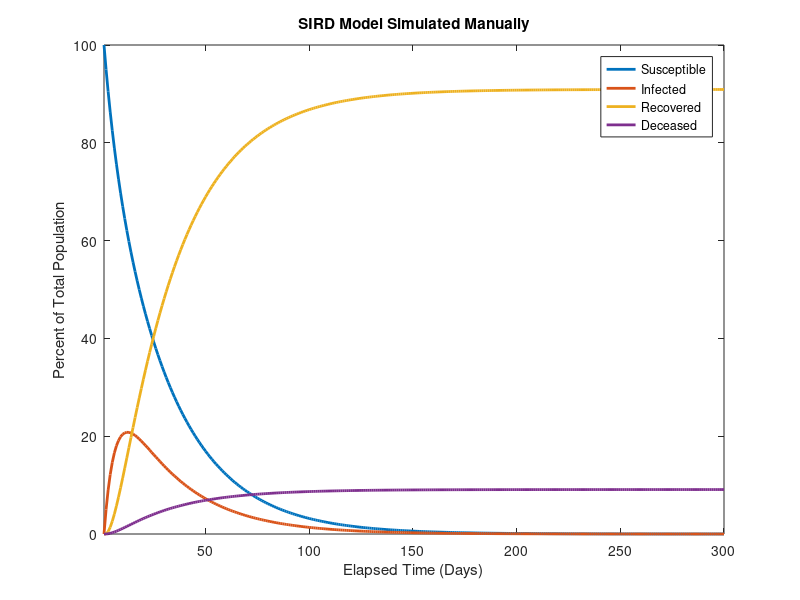

MATLAB code to generate this figure: (Note: this script raises an error after producing the figure.)
% Part I: SIRD Modeling

% simulating the SIRD model from scratching w/o using pre-packaged MATLAB
% functions e.g. "lsim" and "ss"

x = [1, 0, 0, 0]'; % begin with the entire population susceptible

% define matrix elements outside the matrix for purposes of easier
% modification
ss = 0.95;  si = 0.04;  sr = 0;     sd = 0;
is = 0.05;  ii = 0.85;  ir = 0;     id = 0;
rs = 0;     ri = 0.1;   rr = 1;     rd = 0;
ds = 0;     di = 0.01;  dr = 0;     dd = 1;

A = [ss, si, sr, sd; is, ii, ir, id; rs, ri, rr, rd; ds, di, dr, dd];

Y = x; % day 1
for i = 2:300 % days 2 to convergence
    x = A * x;
    Y = [Y, x];
end

plot(Y' * 100, 'LineWidth', 2);
axis tight;
title('SIRD Model Simulated Manually');
legend('Susceptible', 'Infected', 'Recovered', 'Deceased');
xlabel('Elapsed Time (Days)');
ylabel('Percent of Total Population');
ytickformat('percentage');

% re-simulating the SIRD model but re-infections are possible i.e. a tiny
% portion of previously-infected individuals will go back to being
% susceptible even after already gaining immunity

x = [1, 0, 0, 0]'; % again, begin with the entire population susceptible

ss = 0.95;  si = 0.09;  sr = 0.01;  sd = 0;
is = 0.05;  ii = 0.85;  ir = 0;     id = 0;
rs = 0;     ri = 0.05;  rr = 0.99;  rd = 0;
ds = 0;     di = 0.01;  dr = 0;     dd = 1;

A = [ss, si, sr, sd; is, ii, ir, id; rs, ri, rr, rd; ds, di, dr, dd];

Y = x; % day 1
for i = 2:5000 % days 2 to convergence
    x = A * x;
    Y = [Y, x];
end

figure;
plot(Y' * 100, 'LineWidth', 2);
axis tight;
title('Modified SIRD Model Simulated Manually');
legend('Susceptible', 'Infected', 'Recovered', 'Deceased');
xlabel('Elapsed Time (Days)');
ylabel('Percent of Total Population');
ytickformat('percentage');

% Compared to the output of the manual implementation of the SIRD model in
% part1.m, implementation via pre-packaged MATLAB functions such as "lsim"
% and "ss" in base_sir.m are both concise and easy to modify different
% parameters. For example, changing a few values of lsim from the original

% lsim(sys_sir_base, zeros(1000, 1), linspace(0, 999, 1000), x0);

% to the current

% lsim(sys_sir_base, zeros(300, 1), linspace(0, 299, 300), x0);

% simulates the model in only 300 days instead of 1000, which is already
% sufficient given that the SIRD values graphically converge by the time
% 300 days have elapsed.

% The two methods require different approaches (pre-packaged functions vs.
% manual implementation) but arrive at the same result.
